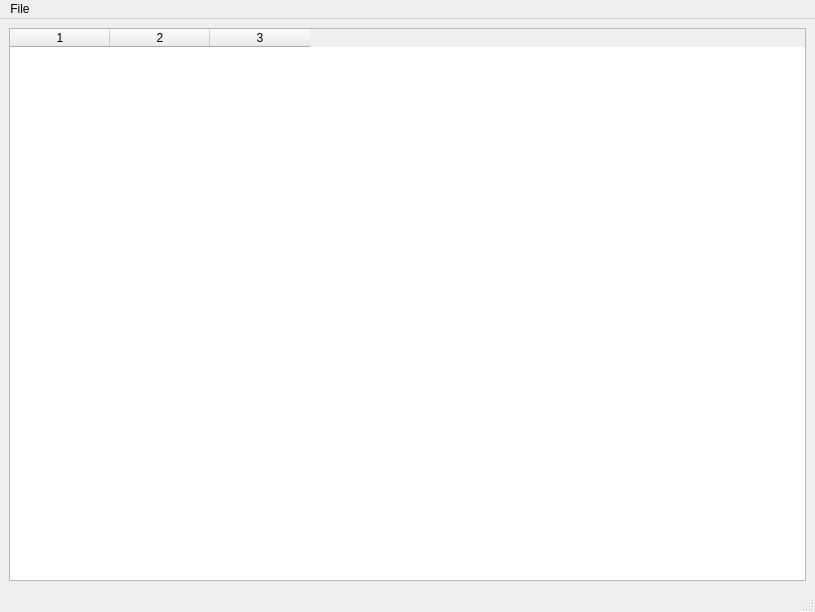
<?xml version="1.0" encoding="UTF-8"?>
<ui version="4.0">
 <class>MainWindow</class>
 <widget class="QMainWindow" name="MainWindow">
  <property name="geometry">
   <rect>
    <x>0</x>
    <y>0</y>
    <width>815</width>
    <height>612</height>
   </rect>
  </property>
  <property name="windowTitle">
   <string>Daily Reporting Tasks Tracker</string>
  </property>
  <property name="windowIcon">
   <iconset>
    <normaloff>../pytracker/resources/main.ico</normaloff>../pytracker/resources/main.ico</iconset>
  </property>
  <widget class="QWidget" name="centralwidget">
   <layout class="QGridLayout" name="gridLayout">
    <item row="0" column="0" colspan="3">
     <widget class="QTableWidget" name="tableWidget">
      <property name="columnCount">
       <number>3</number>
      </property>
      <column/>
      <column/>
      <column/>
     </widget>
    </item>
   </layout>
  </widget>
  <widget class="QMenuBar" name="menubar">
   <property name="geometry">
    <rect>
     <x>0</x>
     <y>0</y>
     <width>815</width>
     <height>19</height>
    </rect>
   </property>
   <widget class="QMenu" name="menuFile">
    <property name="title">
     <string>File</string>
    </property>
    <addaction name="actionAdd_New_Report"/>
    <addaction name="actionView_all"/>
    <addaction name="separator"/>
    <addaction name="actionQuit"/>
   </widget>
   <addaction name="menuFile"/>
  </widget>
  <widget class="QStatusBar" name="statusbar"/>
  <action name="actionAdd_New_Report">
   <property name="text">
    <string>Add New Report</string>
   </property>
  </action>
  <action name="actionQuit">
   <property name="text">
    <string>Quit..</string>
   </property>
  </action>
  <action name="actionView_all">
   <property name="text">
    <string>View all</string>
   </property>
  </action>
 </widget>
 <resources/>
 <connections>
  <connection>
   <sender>actionAdd_New_Report</sender>
   <signal>triggered()</signal>
   <receiver>MainWindow</receiver>
   <slot>newreportdlg()</slot>
   <hints>
    <hint type="sourcelabel">
     <x>-1</x>
     <y>-1</y>
    </hint>
    <hint type="destinationlabel">
     <x>912</x>
     <y>452</y>
    </hint>
   </hints>
  </connection>
  <connection>
   <sender>actionView_all</sender>
   <signal>triggered()</signal>
   <receiver>MainWindow</receiver>
   <slot>showall_dlg()</slot>
   <hints>
    <hint type="sourcelabel">
     <x>-1</x>
     <y>-1</y>
    </hint>
    <hint type="destinationlabel">
     <x>407</x>
     <y>305</y>
    </hint>
   </hints>
  </connection>
  <connection>
   <sender>actionQuit</sender>
   <signal>triggered()</signal>
   <receiver>MainWindow</receiver>
   <slot>application_quit()</slot>
   <hints>
    <hint type="sourcelabel">
     <x>-1</x>
     <y>-1</y>
    </hint>
    <hint type="destinationlabel">
     <x>407</x>
     <y>305</y>
    </hint>
   </hints>
  </connection>
 </connections>
 <slots>
  <slot>populate_table()</slot>
  <slot>newreportdlg()</slot>
  <slot>showall_dlg()</slot>
  <slot>application_quit()</slot>
  <slot>edit_reports()</slot>
 </slots>
</ui>
